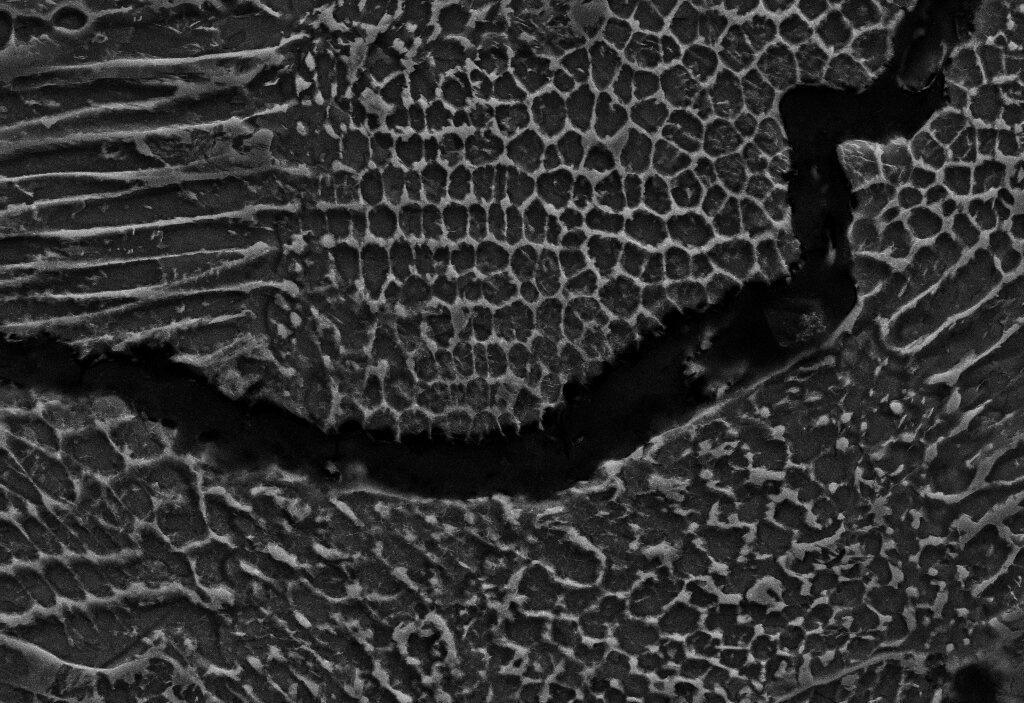
#> input picture images/image_0.jpg, 1024 x 703 px
$ python -i preprocessing.py   (imports and definitions only)   (older library calls are emulated)
#> lines starting #> are read from the running program, lines starting #| are printed output that depends on the picture
#> further down, picture is the input picture: shape (703, 1024); min 0, max 222, mean 49.3
"""
Image preprocessing utilities for microstructure analysis
"""

import numpy as np
import cv2
from typing import Tuple, Optional


# [43 lines left out: function load_and_preprocess_image, not called in this run]


def extract_features(image: np.ndarray, use_texture: bool = True) -> np.ndarray:
    """
    Extract features from the image for NMF decomposition.

    Parameters:
    -----------
    image : np.ndarray
        Input grayscale image (normalized)
    use_texture : bool
        Whether to include texture features

    Returns:
    --------
    features : np.ndarray
        Feature matrix of shape (n_pixels, n_features)
    """
#> called with use_texture = True
    h, w = image.shape
    features_list = []

    # Convert to float64 for OpenCV operations
    image_64 = image.astype(np.float64)

    # Original intensity
    features_list.append(image.flatten())

    if use_texture:
        # Gradient magnitude
        grad_x = cv2.Sobel(image_64, cv2.CV_64F, 1, 0, ksize=3)
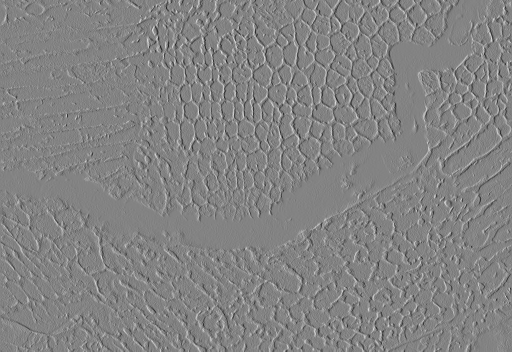
#> grad_x: shape (703, 1024) float64 (shown at 1/2 size); min -556, max 525, mean 0; drawn with min black and max white
        grad_y = cv2.Sobel(image_64, cv2.CV_64F, 0, 1, ksize=3)
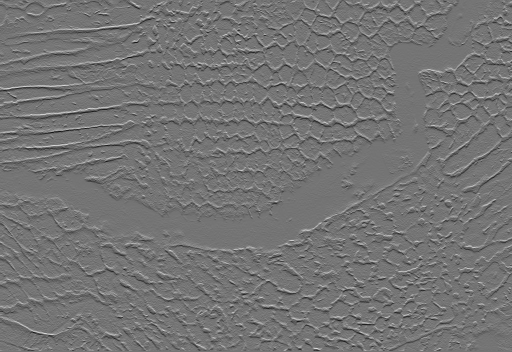
#> grad_y: shape (703, 1024) float64 (shown at 1/2 size); min -560, max 665, mean 0; drawn with min black and max white
        grad_mag = np.sqrt(grad_x**2 + grad_y**2)
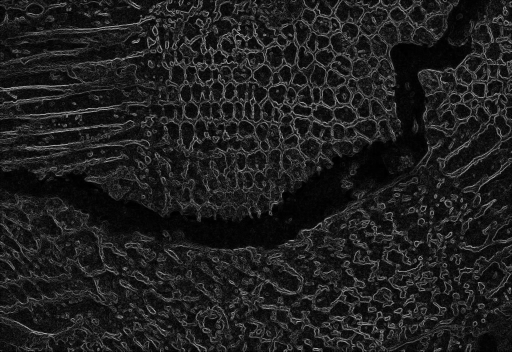
#> grad_mag: shape (703, 1024) float64 (shown at 1/2 size); min 0, max 715.1, mean 87.5; drawn with min black and max white
        features_list.append(grad_mag.flatten())

        # Laplacian (edge detection)
        laplacian = cv2.Laplacian(image_64, cv2.CV_64F)
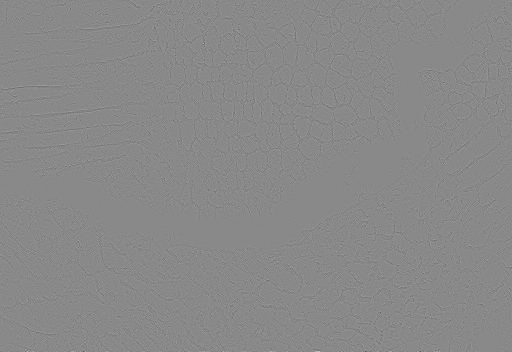
#> laplacian: shape (703, 1024) float64 (shown at 1/2 size); min -421, max 362, mean 0; drawn with min black and max white
        features_list.append(np.abs(laplacian).flatten())

        # Local variance (texture)
        kernel_size = 5
        mean_img = cv2.blur(image_64, (kernel_size, kernel_size))
        mean_sq = cv2.blur(image_64**2, (kernel_size, kernel_size))
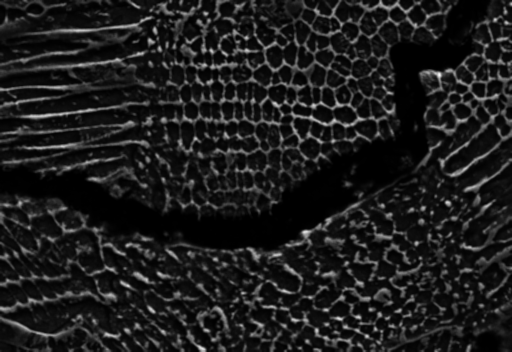
#> mean_sq: shape (703, 1024) float64 (shown at 1/2 size); min 0, max 32666.9, mean 3725.8; drawn with min black and max white
        variance = mean_sq - mean_img**2
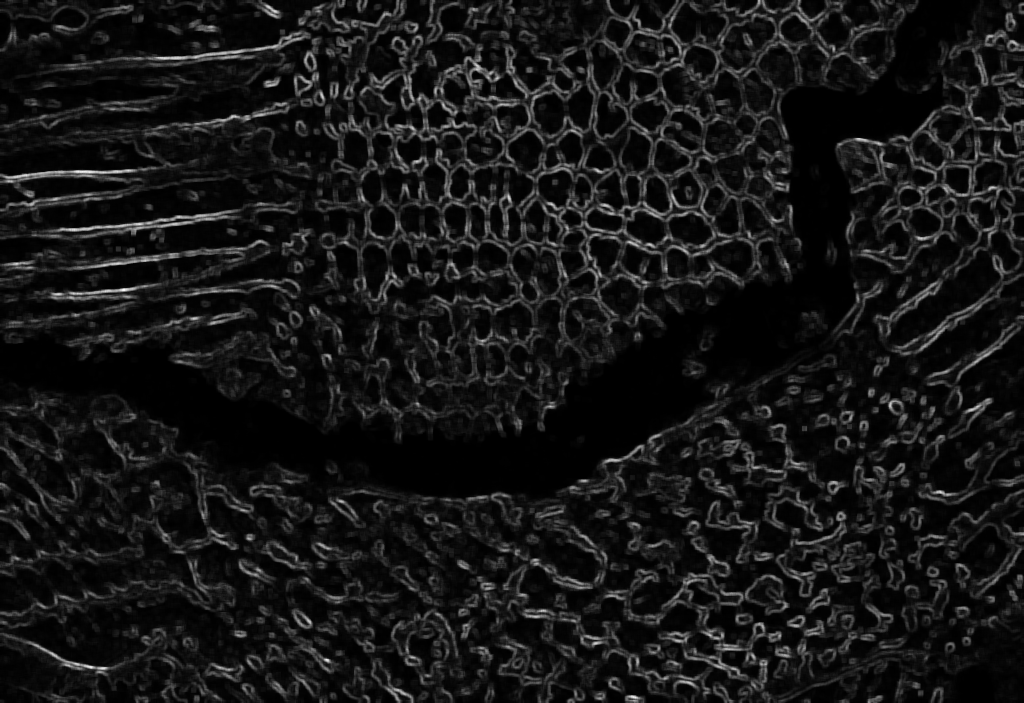
#> variance: shape (703, 1024) float64; min 0, max 4516.6, mean 402.4; drawn with min black and max white
        features_list.append(variance.flatten())

        # Gaussian blur at different scales
        blur1 = cv2.GaussianBlur(image_64, (3, 3), 0)
        blur2 = cv2.GaussianBlur(image_64, (7, 7), 0)
        features_list.append(blur1.flatten())
        features_list.append(blur2.flatten())

    # Stack features
    features = np.vstack(features_list).T  # Shape: (n_pixels, n_features)

    # Normalize each feature to [0, 1] independently
    # This is standard for NMF input (Lee & Seung 1999)
    f_min = features.min(axis=0, keepdims=True)
#> f_min = [[0, 0, 0, 0, 0, 0]]
    f_max = features.max(axis=0, keepdims=True)
#> f_max = [[222, 715.1, 421, 4516.6, 189.6, 180.8]]
    f_range = f_max - f_min
#> f_range = [[222, 715.1, 421, 4516.6, 189.6, 180.8]]

    # Avoid division by zero
    f_range = np.where(f_range < 1e-10, 1.0, f_range)
    features = (features - f_min) / f_range

    # Ensure all values are strictly positive for NMF
    features = np.maximum(features, 1e-10)

    return features

>>> import cv2
>>> picture = cv2.imread('../images/image_0.jpg', cv2.IMREAD_GRAYSCALE)
>>> result = extract_features(picture)

$ run again, on images/image_1.jpg
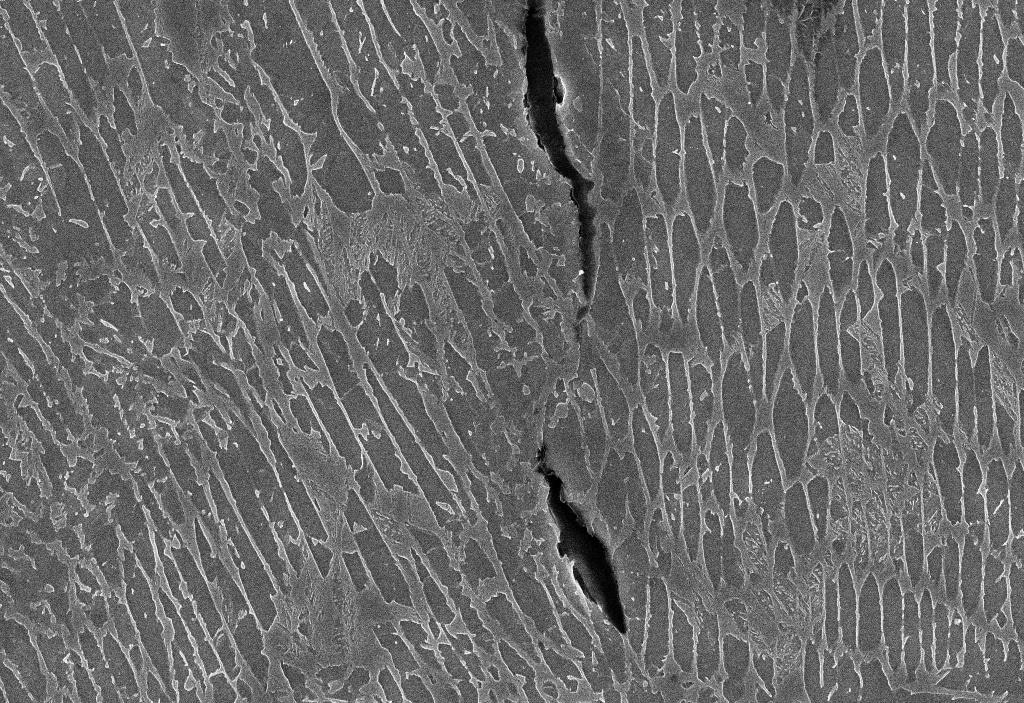
#> input picture images/image_1.jpg, 1024 x 703 px
#> picture is the input picture: shape (703, 1024); min 0, max 255, mean 107
#> in extract_features, `mean_sq = cv2.blur(image_64**2, (kernel_size, kernel_size))`:
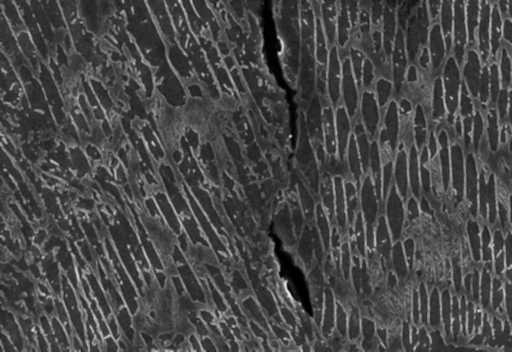
#> mean_sq: shape (703, 1024) float64 (shown at 1/2 size); min 0.2, max 44579.2, mean 12569.8; drawn with min black and max white
#> in extract_features, `variance = mean_sq - mean_img**2`:
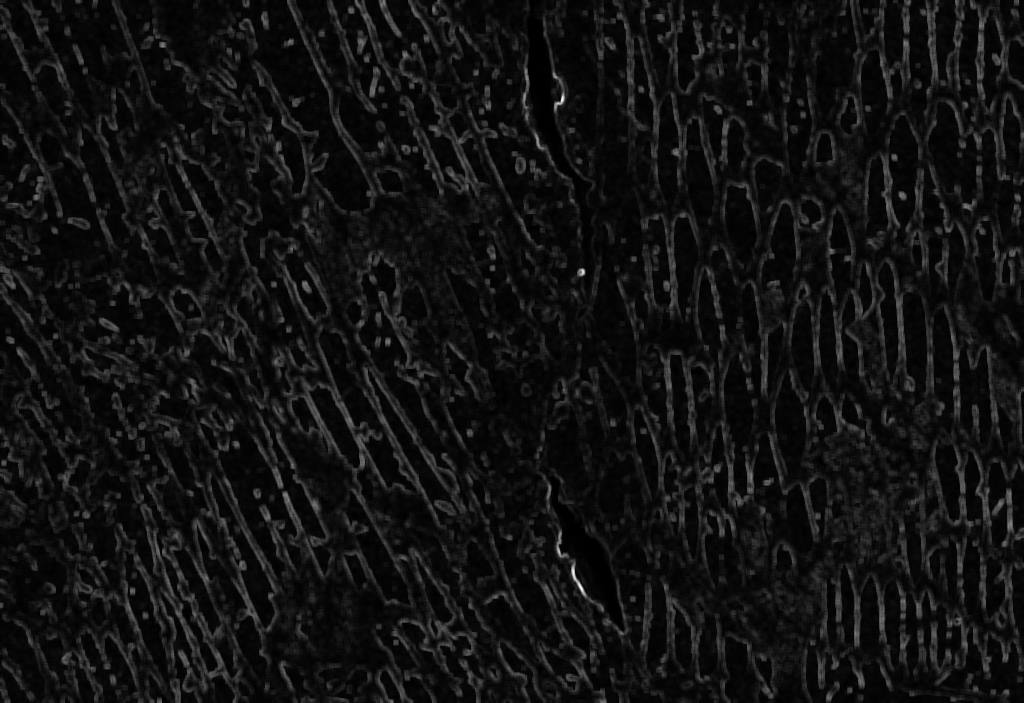
#> variance: shape (703, 1024) float64; min 0.16, max 9565.1, mean 692.3; drawn with min black and max white
#> f_min = [[0, 0, 0, 0.16, 0, 0.203]]
#> f_max = [[255, 961.8, 543, 9565.1, 239.5, 207.4]]
#> f_range = [[255, 961.8, 543, 9565, 239.5, 207.2]]

$ run again, on images/image_10.jpg
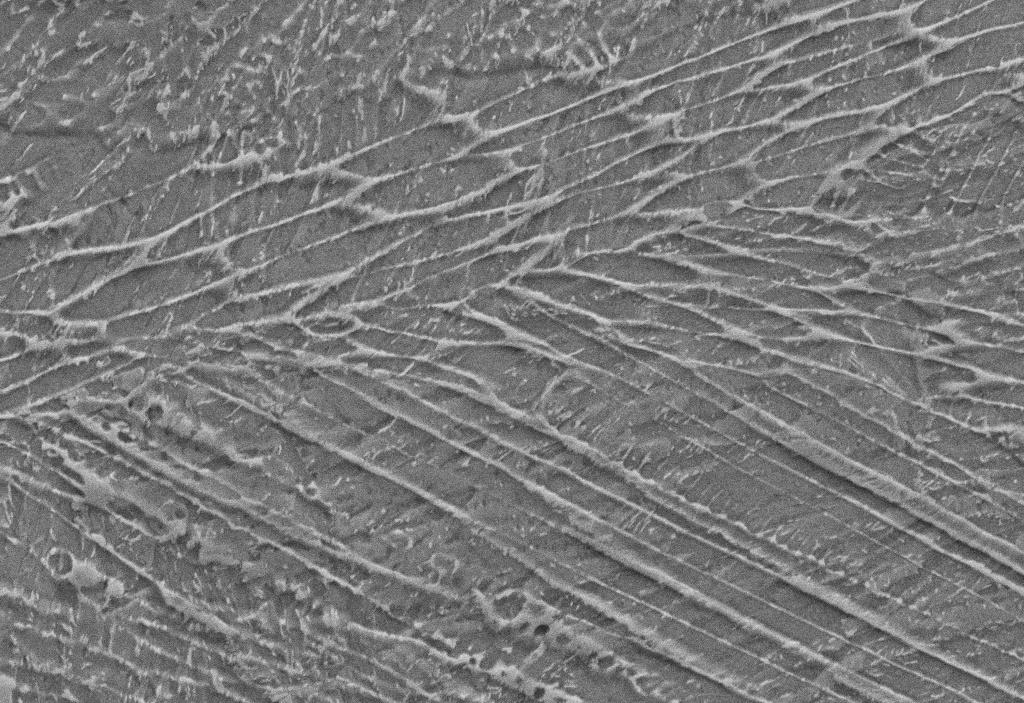
#> input picture images/image_10.jpg, 1024 x 703 px
#> picture is the input picture: shape (703, 1024); min 28, max 230, mean 120.7
#> in extract_features, `mean_sq = cv2.blur(image_64**2, (kernel_size, kernel_size))`:
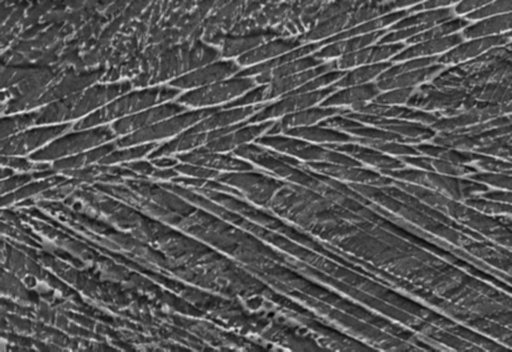
#> mean_sq: shape (703, 1024) float64 (shown at 1/2 size); min 2350.2, max 41045.8, mean 15244.1; drawn with min black and max white
#> in extract_features, `variance = mean_sq - mean_img**2`:
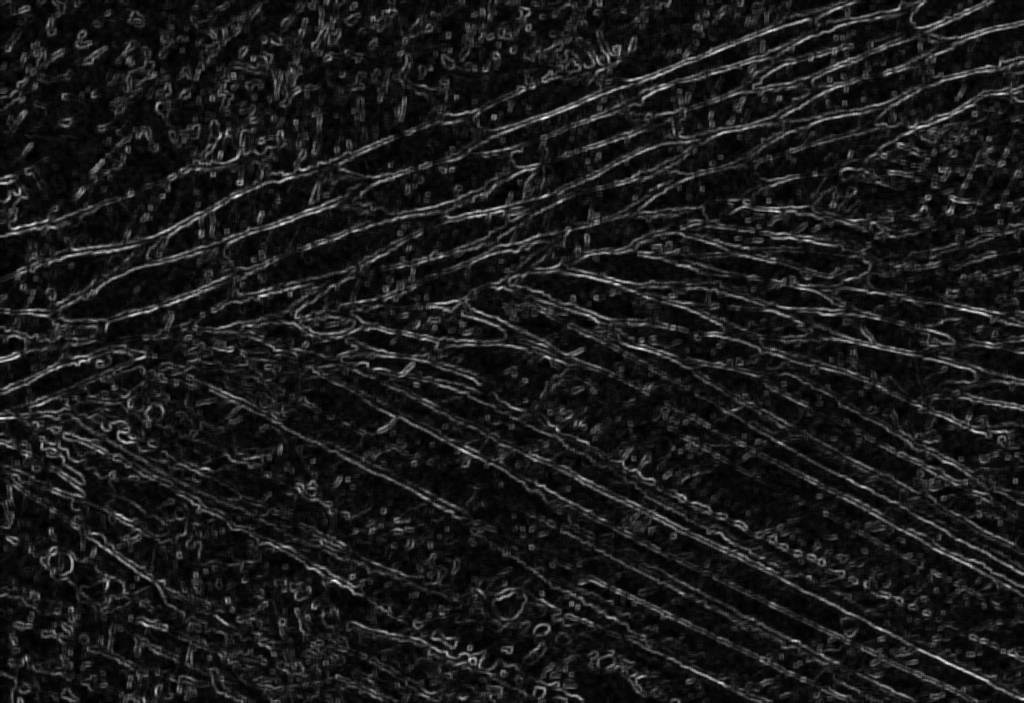
#> variance: shape (703, 1024) float64; min 5.91, max 2698.9, mean 284.3; drawn with min black and max white
#> f_min = [[28, 0, 0, 5.91, 45.06, 48.96]]
#> f_max = [[230, 447.7, 244, 2698.9, 218, 203.2]]
#> f_range = [[202, 447.7, 244, 2693, 172.9, 154.2]]
